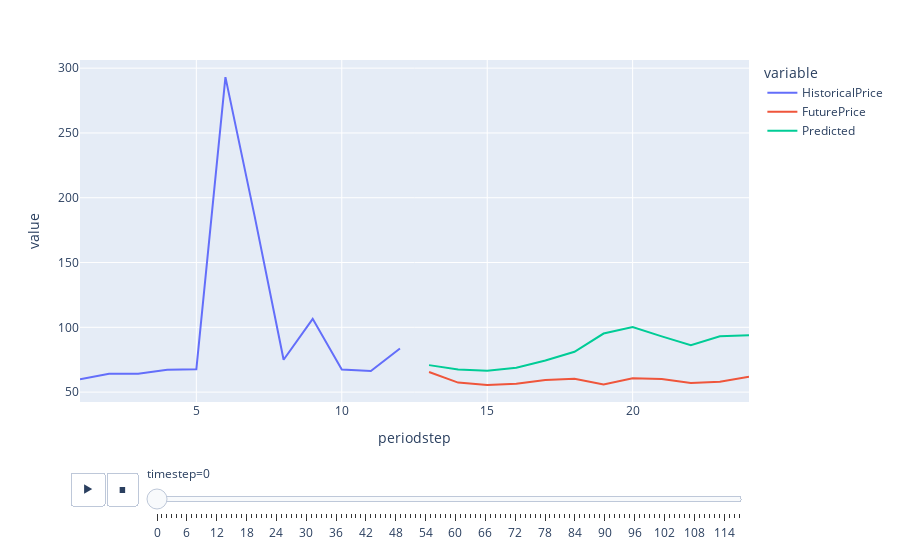

Notebook code for this chart:
### Code cell
import plotly.express as px

fig = px.line(ddf, x="periodstep", y=["HistoricalPrice", "FuturePrice", "Predicted"], animation_frame="timestep")
# fig.update_layout(height=700)  
fig.show()

### Figure 1 — Plotly figure (JSON) as saved in the notebook; plotly's stock layout.template omitted (floating-point values rounded to 4 significant figures)
{"data": [{"hovertemplate": "variable=HistoricalPrice<br>timestep=0<br>periodstep=%{x}<br>value=%{y}<extra></extra>", "legendgroup": "HistoricalPrice", "line": {"color": "#636efa", "dash": "solid"}, "marker": {"symbol": "circle"}, "mode": "lines", "name": "HistoricalPrice", "orientation": "v", "showlegend": true, "type": "scatter", "x": [1, 2, 3, 4, 5, 6, 7, 8, 9, 10, 11, 12, 13, 14, 15, 16, 17, 18, 19, 20, 21, 22, 23, 24], "xaxis": "x", "y": [59.91, 64.2, 64.15, 67.2, 67.58, 293.1, 186.2, 75, 106.6, 67.44, 66.31, 83.71, null, null, null, null, null, null, null, null, null, null, null, null], "yaxis": "y"}, {"hovertemplate": "variable=FuturePrice<br>timestep=0<br>periodstep=%{x}<br>value=%{y}<extra></extra>", "legendgroup": "FuturePrice", "line": {"color": "#EF553B", "dash": "solid"}, "marker": {"symbol": "circle"}, "mode": "lines", "name": "FuturePrice", "orientation": "v", "showlegend": true, "type": "scatter", "x": [1, 2, 3, 4, 5, 6, 7, 8, 9, 10, 11, 12, 13, 14, 15, 16, 17, 18, 19, 20, 21, 22, 23, 24], "xaxis": "x", "y": [null, null, null, null, null, null, null, null, null, null, null, null, 65.51, 57.34, 55.57, 56.42, 59.36, 60.26, 55.97, 60.71, 60.15, 57.11, 58.05, 61.79], "yaxis": "y"}, {"hovertemplate": "variable=Predicted<br>timestep=0<br>periodstep=%{x}<br>value=%{y}<extra></extra>", "legendgroup": "Predicted", "line": {"color": "#00cc96", "dash": "solid"}, "marker": {"symbol": "circle"}, "mode": "lines", "name": "Predicted", "orientation": "v", "showlegend": true, "type": "scatter", "x": [1, 2, 3, 4, 5, 6, 7, 8, 9, 10, 11, 12, 13, 14, 15, 16, 17, 18, 19, 20, 21, 22, 23, 24], "xaxis": "x", "y": [null, null, null, null, null, null, null, null, null, null, null, null, 70.82, 67.44, 66.41, 68.84, 74.34, 81.15, 95.19, 100.3, 93.01, 86.16, 93.16, 93.87], "yaxis": "y"}], "layout": {"legend": {"title": {"text": "variable"}, "tracegroupgap": 0}, "margin": {"t": 60}, "sliders": [{"active": 0, "currentvalue": {"prefix": "timestep="}, "len": 0.9, "pad": {"b": 10, "t": 60}, "steps": [{"args": [["0"], {"frame": {"duration": 0, "redraw": false}, "fromcurrent": true, "mode": "immediate", "transition": {"duration": 0, "easing": "linear"}}], "label": "0", "method": "animate"}, {"args": [["1"], {"frame": {"duration": 0, "redraw": false}, "fromcurrent": true, "mode": "immediate", "transition": {"duration": 0, "easing": "linear"}}], "label": "1", "method": "animate"}, {"args": [["2"], {"frame": {"duration": 0, "redraw": false}, "fromcurrent": true, "mode": "immediate", "transition": {"duration": 0, "easing": "linear"}}], "label": "2", "method": "animate"}, {"args": [["3"], {"frame": {"duration": 0, "redraw": false}, "fromcurrent": true, "mode": "immediate", "transition": {"duration": 0, "easing": "linear"}}], "label": "3", "method": "animate"}, {"args": [["4"], {"frame": {"duration": 0, "redraw": false}, "fromcurrent": true, "mode": "immediate", "transition": {"duration": 0, "easing": "linear"}}], "label": "4", "method": "animate"}, {"args": [["5"], {"frame": {"duration": 0, "redraw": false}, "fromcurrent": true, "mode": "immediate", "transition": {"duration": 0, "easing": "linear"}}], "label": "5", "method": "animate"}, {"args": [["6"], {"frame": {"duration": 0, "redraw": false}, "fromcurrent": true, "mode": "immediate", "transition": {"duration": 0, "easing": "linear"}}], "label": "6", "method": "animate"}, {"args": [["7"], {"frame": {"duration": 0, "redraw": false}, "fromcurrent": true, "mode": "immediate", "transition": {"duration": 0, "easing": "linear"}}], "label": "7", "method": "animate"}, {"args": [["8"], {"frame": {"duration": 0, "redraw": false}, "fromcurrent": true, "mode": "immediate", "transition": {"duration": 0, "easing": "linear"}}], "label": "8", "method": "animate"}, {"args": [["9"], {"frame": {"duration": 0, "redraw": false}, "fromcurrent": true, "mode": "immediate", "transition": {"duration": 0, "easing": "linear"}}], "label": "9", "method": "animate"}, {"args": [["10"], {"frame": {"duration": 0, "redraw": false}, "fromcurrent": true, "mode": "immediate", "transition": {"duration": 0, "easing": "linear"}}], "label": "10", "method": "animate"}, {"args": [["11"], {"frame": {"duration": 0, "redraw": false}, "fromcurrent": true, "mode": "immediate", "transition": {"duration": 0, "easing": "linear"}}], "label": "11", "method": "animate"}, {"args": [["12"], {"frame": {"duration": 0, "redraw": false}, "fromcurrent": true, "mode": "immediate", "transition": {"duration": 0, "easing": "linear"}}], "label": "12", "method": "animate"}, {"args": [["13"], {"frame": {"duration": 0, "redraw": false}, "fromcurrent": true, "mode": "immediate", "transition": {"duration": 0, "easing": "linear"}}], "label": "13", "method": "animate"}, {"args": [["14"], {"frame": {"duration": 0, "redraw": false}, "fromcurrent": true, "mode": "immediate", "transition": {"duration": 0, "easing": "linear"}}], "label": "14", "method": "animate"}, {"args": [["15"], {"frame": {"duration": 0, "redraw": false}, "fromcurrent": true, "mode": "immediate", "transition": {"duration": 0, "easing": "linear"}}], "label": "15", "method": "animate"}, {"args": [["16"], {"frame": {"duration": 0, "redraw": false}, "fromcurrent": true, "mode": "immediate", "transition": {"duration": 0, "easing": "linear"}}], "label": "16", "method": "animate"}, {"args": [["17"], {"frame": {"duration": 0, "redraw": false}, "fromcurrent": true, "mode": "immediate", "transition": {"duration": 0, "easing": "linear"}}], "label": "17", "method": "animate"}, {"args": [["18"], {"frame": {"duration": 0, "redraw": false}, "fromcurrent": true, "mode": "immediate", "transition": {"duration": 0, "easing": "linear"}}], "label": "18", "method": "animate"}, {"args": [["19"], {"frame": {"duration": 0, "redraw": false}, "fromcurrent": true, "mode": "immediate", "transition": {"duration": 0, "easing": "linear"}}], "label": "19", "method": "animate"}, {"args": [["20"], {"frame": {"duration": 0, "redraw": false}, "fromcurrent": true, "mode": "immediate", "transition": {"duration": 0, "easing": "linear"}}], "label": "20", "method": "animate"}, {"args": [["21"], {"frame": {"duration": 0, "redraw": false}, "fromcurrent": true, "mode": "immediate", "transition": {"duration": 0, "easing": "linear"}}], "label": "21", "method": "animate"}, {"args": [["22"], {"frame": {"duration": 0, "redraw": false}, "fromcurrent": true, "mode": "immediate", "transition": {"duration": 0, "easing": "linear"}}], "label": "22", "method": "animate"}, {"args": [["23"], {"frame": {"duration": 0, "redraw": false}, "fromcurrent": true, "mode": "immediate", "transition": {"duration": 0, "easing": "linear"}}], "label": "23", "method": "animate"}, {"args": [["24"], {"frame": {"duration": 0, "redraw": false}, "fromcurrent": true, "mode": "immediate", "transition": {"duration": 0, "easing": "linear"}}], "label": "24", "method": "animate"}, {"args": [["25"], {"frame": {"duration": 0, "redraw": false}, "fromcurrent": true, "mode": "immediate", "transition": {"duration": 0, "easing": "linear"}}], "label": "25", "method": "animate"}, {"args": [["26"], {"frame": {"duration": 0, "redraw": false}, "fromcurrent": true, "mode": "immediate", "transition": {"duration": 0, "easing": "linear"}}], "label": "26", "method": "animate"}, {"args": [["27"], {"frame": {"duration": 0, "redraw": false}, "fromcurrent": true, "mode": "immediate", "transition": {"duration": 0, "easing": "linear"}}], "label": "27", "method": "animate"}, {"args": [["28"], {"frame": {"duration": 0, "redraw": false}, "fromcurrent": true, "mode": "immediate", "transition": {"duration": 0, "easing": "linear"}}], "label": "28", "method": "animate"}, {"args": [["29"], {"frame": {"duration": 0, "redraw": false}, "fromcurrent": true, "mode": "immediate", "transition": {"duration": 0, "easing": "linear"}}], "label": "29", "method": "animate"}, {"args": [["30"], {"frame": {"duration": 0, "redraw": false}, "fromcurrent": true, "mode": "immediate", "transition": {"duration": 0, "easing": "linear"}}], "label": "30", "method": "animate"}, {"args": [["31"], {"frame": {"duration": 0, "redraw": false}, "fromcurrent": true, "mode": "immediate", "transition": {"duration": 0, "easing": "linear"}}], "label": "31", "method": "animate"}, {"args": [["32"], {"frame": {"duration": 0, "redraw": false}, "fromcurrent": true, "mode": "immediate", "transition": {"duration": 0, "easing": "linear"}}], "label": "32", "method": "animate"}, {"args": [["33"], {"frame": {"duration": 0, "redraw": false}, "fromcurrent": true, "mode": "immediate", "transition": {"duration": 0, "easing": "linear"}}], "label": "33", "method": "animate"}, {"args": [["34"], {"frame": {"duration": 0, "redraw": false}, "fromcurrent": true, "mode": "immediate", "transition": {"duration": 0, "easing": "linear"}}], "label": "34", "method": "animate"}, {"args": [["35"], {"frame": {"duration": 0, "redraw": false}, "fromcurrent": true, "mode": "immediate", "transition": {"duration": 0, "easing": "linear"}}], "label": "35", "method": "animate"}, {"args": [["36"], {"frame": {"duration": 0, "redraw": false}, "fromcurrent": true, "mode": "immediate", "transition": {"duration": 0, "easing": "linear"}}], "label": "36", "method": "animate"}, {"args": [["37"], {"frame": {"duration": 0, "redraw": false}, "fromcurrent": true, "mode": "immediate", "transition": {"duration": 0, "easing": "linear"}}], "label": "37", "method": "animate"}, {"args": [["38"], {"frame": {"duration": 0, "redraw": false}, "fromcurrent": true, "mode": "immediate", "transition": {"duration": 0, "easing": "linear"}}], "label": "38", "method": "animate"}, {"args": [["39"], {"frame": {"duration": 0, "redraw": false}, "fromcurrent": true, "mode": "immediate", "transition": {"duration": 0, "easing": "linear"}}], "label": "39", "method": "animate"}, {"args": [["40"], {"frame": {"duration": 0, "redraw": false}, "fromcurrent": true, "mode": "immediate", "transition": {"duration": 0, "easing": "linear"}}], "label": "40", "method": "animate"}, {"args": [["41"], {"frame": {"duration": 0, "redraw": false}, "fromcurrent": true, "mode": "immediate", "transition": {"duration": 0, "easing": "linear"}}], "label": "41", "method": "animate"}, {"args": [["42"], {"frame": {"duration": 0, "redraw": false}, "fromcurrent": true, "mode": "immediate", "transition": {"duration": 0, "easing": "linear"}}], "label": "42", "method": "animate"}, {"args": [["43"], {"frame": {"duration": 0, "redraw": false}, "fromcurrent": true, "mode": "immediate", "transition": {"duration": 0, "easing": "linear"}}], "label": "43", "method": "animate"}, {"args": [["44"], {"frame": {"duration": 0, "redraw": false}, "fromcurrent": true, "mode": "immediate", "transition": {"duration": 0, "easing": "linear"}}], "label": "44", "method": "animate"}, {"args": [["45"], {"frame": {"duration": 0, "redraw": false}, "fromcurrent": true, "mode": "immediate", "transition": {"duration": 0, "easing": "linear"}}], "label": "45", "method": "animate"}, {"args": [["46"], {"frame": {"duration": 0, "redraw": false}, "fromcurrent": true, "mode": "immediate", "transition": {"duration": 0, "easing": "linear"}}], "label": "46", "method": "animate"}, {"args": [["47"], {"frame": {"duration": 0, "redraw": false}, "fromcurrent": true, "mode": "immediate", "transition": {"duration": 0, "easing": "linear"}}], "label": "47", "method": "animate"}, {"args": [["48"], {"frame": {"duration": 0, "redraw": false}, "fromcurrent": true, "mode": "immediate", "transition": {"duration": 0, "easing": "linear"}}], "label": "48", "method": "animate"}, {"args": [["49"], {"frame": {"duration": 0, "redraw": false}, "fromcurrent": true, "mode": "immediate", "transition": {"duration": 0, "easing": "linear"}}], "label": "49", "method": "animate"}, {"args": [["50"], {"frame": {"duration": 0, "redraw": false}, "fromcurrent": true, "mode": "immediate", "transition": {"duration": 0, "easing": "linear"}}], "label": "50", "method": "animate"}, {"args": [["51"], {"frame": {"duration": 0, "redraw": false}, "fromcurrent": true, "mode": "immediate", "transition": {"duration": 0, "easing": "linear"}}], "label": "51", "method": "animate"}, {"args": [["52"], {"frame": {"duration": 0, "redraw": false}, "fromcurrent": true, "mode": "immediate", "transition": {"duration": 0, "easing": "linear"}}], "label": "52", "method": "animate"}, {"args": [["53"], {"frame": {"duration": 0, "redraw": false}, "fromcurrent": true, "mode": "immediate", "transition": {"duration": 0, "easing": "linear"}}], "label": "53", "method": "animate"}, {"args": [["54"], {"frame": {"duration": 0, "redraw": false}, "fromcurrent": true, "mode": "immediate", "transition": {"duration": 0, "easing": "linear"}}], "label": "54", "method": "animate"}, {"args": [["55"], {"frame": {"duration": 0, "redraw": false}, "fromcurrent": true, "mode": "immediate", "transition": {"duration": 0, "easing": "linear"}}], "label": "55", "method": "animate"}, {"args": [["56"], {"frame": {"duration": 0, "redraw": false}, "fromcurrent": true, "mode": "immediate", "transition": {"duration": 0, "easing": "linear"}}], "label": "56", "method": "animate"}, {"args": [["57"], {"frame": {"duration": 0, "redraw": false}, "fromcurrent": true, "mode": "immediate", "transition": {"duration": 0, "easing": "linear"}}], "label": "57", "method": "animate"}, {"args": [["58"], {"frame": {"duration": 0, "redraw": false}, "fromcurrent": true, "mode": "immediate", "transition": {"duration": 0, "easing": "linear"}}], "label": "58", "method": "animate"}, {"args": [["59"], {"frame": {"duration": 0, "redraw": false}, "fromcurrent": true, "mode": "immediate", "transition": {"duration": 0, "easing": "linear"}}], "label": "59", "method": "animate"}, {"args": [["60"], {"frame": {"duration": 0, "redraw": false}, "fromcurrent": true, "mode": "immediate", "transition": {"duration": 0, "easing": "linear"}}], "label": "60", "method": "animate"}, {"args": [["61"], {"frame": {"duration": 0, "redraw": false}, "fromcurrent": true, "mode": "immediate", "transition": {"duration": 0, "easing": "linear"}}], "label": "61", "method": "animate"}, {"args": [["62"], {"frame": {"duration": 0, "redraw": false}, "fromcurrent": true, "mode": "immediate", "transition": {"duration": 0, "easing": "linear"}}], "label": "62", "method": "animate"}, {"args": [["63"], {"frame": {"duration": 0, "redraw": false}, "fromcurrent": true, "mode": "immediate", "transition": {"duration": 0, "easing": "linear"}}], "label": "63", "method": "animate"}, {"args": [["64"], {"frame": {"duration": 0, "redraw": false}, "fromcurrent": true, "mode": "immediate", "transition": {"duration": 0, "easing": "linear"}}], "label": "64", "method": "animate"}, {"args": [["65"], {"frame": {"duration": 0, "redraw": false}, "fromcurrent": true, "mode": "immediate", "transition": {"duration": 0, "easing": "linear"}}], "label": "65", "method": "animate"}, {"args": [["66"], {"frame": {"duration": 0, "redraw": false}, "fromcurrent": true, "mode": "immediate", "transition": {"duration": 0, "easing": "linear"}}], "label": "66", "method": "animate"}, {"args": [["67"], {"frame": {"duration": 0, "redraw": false}, "fromcurrent": true, "mode": "immediate", "transition": {"duration": 0, "easing": "linear"}}], "label": "67", "method": "animate"}, {"args": [["68"], {"frame": {"duration": 0, "redraw": false}, "fromcurrent": true, "mode": "immediate", "transition": {"duration": 0, "easing": "linear"}}], "label": "68", "method": "animate"}, {"args": [["69"], {"frame": {"duration": 0, "redraw": false}, "fromcurrent": true, "mode": "immediate", "transition": {"duration": 0, "easing": "linear"}}], "label": "69", "method": "animate"}, {"args": [["70"], {"frame": {"duration": 0, "redraw": false}, "fromcurrent": true, "mode": "immediate", "transition": {"duration": 0, "easing": "linear"}}], "label": "70", "method": "animate"}, {"args": [["71"], {"frame": {"duration": 0, "redraw": false}, "fromcurrent": true, "mode": "immediate", "transition": {"duration": 0, "easing": "linear"}}], "label": "71", "method": "animate"}, {"args": [["72"], {"frame": {"duration": 0, "redraw": false}, "fromcurrent": true, "mode": "immediate", "transition": {"duration": 0, "easing": "linear"}}], "label": "72", "method": "animate"}, {"args": [["73"], {"frame": {"duration": 0, "redraw": false}, "fromcurrent": true, "mode": "immediate", "transition": {"duration": 0, "easing": "linear"}}], "label": "73", "method": "animate"}, {"args": [["74"], {"frame": {"duration": 0, "redraw": false}, "fromcurrent": true, "mode": "immediate", "transition": {"duration": 0, "easing": "linear"}}], "label": "74", "method": "animate"}, {"args": [["75"], {"frame": {"duration": 0, "redraw": false}, "fromcurrent": true, "mode": "immediate", "transition": {"duration": 0, "easing": "linear"}}], "label": "75", "method": "animate"}, {"args": [["76"], {"frame": {"duration": 0, "redraw": false}, "fromcurrent": true, "mode": "immediate", "transition": {"duration": 0, "easing": "linear"}}], "label": "76", "method": "animate"}, {"args": [["77"], {"frame": {"duration": 0, "redraw": false}, "fromcurrent": true, "mode": "immediate", "transition": {"duration": 0, "easing": "linear"}}], "label": "77", "method": "animate"}, {"args": [["78"], {"frame": {"duration": 0, "redraw": false}, "fromcurrent": true, "mode": "immediate", "transition": {"duration": 0, "easing": "linear"}}], "label": "78", "method": "animate"}, {"args": [["79"], {"frame": {"duration": 0, "redraw": false}, "fromcurrent": true, "mode": "immediate", "transition": {"duration": 0, "easing": "linear"}}], "label": "79", "method": "animate"}, {"args": [["80"], {"frame": {"duration": 0, "redraw": false}, "fromcurrent": true, "mode": "immediate", "transition": {"duration": 0, "easing": "linear"}}], "label": "80", "method": "animate"}, {"args": [["81"], {"frame": {"duration": 0, "redraw": false}, "fromcurrent": true, "mode": "immediate", "transition": {"duration": 0, "easing": "linear"}}], "label": "81", "method": "animate"}, {"args": [["82"], {"frame": {"duration": 0, "redraw": false}, "fromcurrent": true, "mode": "immediate", "transition": {"duration": 0, "easing": "linear"}}], "label": "82", "method": "animate"}, {"args": [["83"], {"frame": {"duration": 0, "redraw": false}, "fromcurrent": true, "mode": "immediate", "transition": {"duration": 0, "easing": "linear"}}], "label": "83", "method": "animate"}, {"args": [["84"], {"frame": {"duration": 0, "redraw": false}, "fromcurrent": true, "mode": "immediate", "transition": {"duration": 0, "easing": "linear"}}], "label": "84", "method": "animate"}, {"args": [["85"], {"frame": {"duration": 0, "redraw": false}, "fromcurrent": true, "mode": "immediate", "transition": {"duration": 0, "easing": "linear"}}], "label": "85", "method": "animate"}, {"args": [["86"], {"frame": {"duration": 0, "redraw": false}, "fromcurrent": true, "mode": "immediate", "transition": {"duration": 0, "easing": "linear"}}], "label": "86", "method": "animate"}, {"args": [["87"], {"frame": {"duration": 0, "redraw": false}, "fromcurrent": true, "mode": "immediate", "transition": {"duration": 0, "easing": "linear"}}], "label": "87", "method": "animate"}, {"args": [["88"], {"frame": {"duration": 0, "redraw": false}, "fromcurrent": true, "mode": "immediate", "transition": {"duration": 0, "easing": "linear"}}], "label": "88", "method": "animate"}, {"args": [["89"], {"frame": {"duration": 0, "redraw": false}, "fromcurrent": true, "mode": "immediate", "transition": {"duration": 0, "easing": "linear"}}], "label": "89", "method": "animate"}, {"args": [["90"], {"frame": {"duration": 0, "redraw": false}, "fromcurrent": true, "mode": "immediate", "transition": {"duration": 0, "easing": "linear"}}], "label": "90", "method": "animate"}, {"args": [["91"], {"frame": {"duration": 0, "redraw": false}, "fromcurrent": true, "mode": "immediate", "transition": {"duration": 0, "easing": "linear"}}], "label": "91", "method": "animate"}, {"args": [["92"], {"frame": {"duration": 0, "redraw": false}, "fromcurrent": true, "mode": "immediate", "transition": {"duration": 0, "easing": "linear"}}], "label": "92", "method": "animate"}, {"args": [["93"], {"frame": {"duration": 0, "redraw": false}, "fromcurrent": true, "mode": "immediate", "transition": {"duration": 0, "easing": "linear"}}], "label": "93", "method": "animate"}, {"args": [["94"], {"frame": {"duration": 0, "redraw": false}, "fromcurrent": true, "mode": "immediate", "transition": {"duration": 0, "easing": "linear"}}], "label": "94", "method": "animate"}, {"args": [["95"], {"frame": {"duration": 0, "redraw": false}, "fromcurrent": true, "mode": "immediate", "transition": {"duration": 0, "easing": "linear"}}], "label": "95", "method": "animate"}, {"args": [["96"], {"frame": {"duration": 0, "redraw": false}, "fromcurrent": true, "mode": "immediate", "transition": {"duration": 0, "easing": "linear"}}], "label": "96", "method": "animate"}, {"args": [["97"], {"frame": {"duration": 0, "redraw": false}, "fromcurrent": true, "mode": "immediate", "transition": {"duration": 0, "easing": "linear"}}], "label": "97", "method": "animate"}, {"args": [["98"], {"frame": {"duration": 0, "redraw": false}, "fromcurrent": true, "mode": "immediate", "transition": {"duration": 0, "easing": "linear"}}], "label": "98", "method": "animate"}, {"args": [["99"], {"frame": {"duration": 0, "redraw": false}, "fromcurrent": true, "mode": "immediate", "transition": {"duration": 0, "easing": "linear"}}], "label": "99", "method": "animate"}, {"args": [["100"], {"frame": {"duration": 0, "redraw": false}, "fromcurrent": true, "mode": "immediate", "transition": {"duration": 0, "easing": "linear"}}], "label": "100", "method": "animate"}, {"args": [["101"], {"frame": {"duration": 0, "redraw": false}, "fromcurrent": true, "mode": "immediate", "transition": {"duration": 0, "easing": "linear"}}], "label": "101", "method": "animate"}, {"args": [["102"], {"frame": {"duration": 0, "redraw": false}, "fromcurrent": true, "mode": "immediate", "transition": {"duration": 0, "easing": "linear"}}], "label": "102", "method": "animate"}, {"args": [["103"], {"frame": {"duration": 0, "redraw": false}, "fromcurrent": true, "mode": "immediate", "transition": {"duration": 0, "easing": "linear"}}], "label": "103", "method": "animate"}, {"args": [["104"], {"frame": {"duration": 0, "redraw": false}, "fromcurrent": true, "mode": "immediate", "transition": {"duration": 0, "easing": "linear"}}], "label": "104", "method": "animate"}, {"args": [["105"], {"frame": {"duration": 0, "redraw": false}, "fromcurrent": true, "mode": "immediate", "transition": {"duration": 0, "easing": "linear"}}], "label": "105", "method": "animate"}, {"args": [["106"], {"frame": {"duration": 0, "redraw": false}, "fromcurrent": true, "mode": "immediate", "transition": {"duration": 0, "easing": "linear"}}], "label": "106", "method": "animate"}, {"args": [["107"], {"frame": {"duration": 0, "redraw": false}, "fromcurrent": true, "mode": "immediate", "transition": {"duration": 0, "easing": "linear"}}], "label": "107", "method": "animate"}, {"args": [["108"], {"frame": {"duration": 0, "redraw": false}, "fromcurrent": true, "mode": "immediate", "transition": {"duration": 0, "easing": "linear"}}], "label": "108", "method": "animate"}, {"args": [["109"], {"frame": {"duration": 0, "redraw": false}, "fromcurrent": true, "mode": "immediate", "transition": {"duration": 0, "easing": "linear"}}], "label": "109", "method": "animate"}, {"args": [["110"], {"frame": {"duration": 0, "redraw": false}, "fromcurrent": true, "mode": "immediate", "transition": {"duration": 0, "easing": "linear"}}], "label": "110", "method": "animate"}, {"args": [["111"], {"frame": {"duration": 0, "redraw": false}, "fromcurrent": true, "mode": "immediate", "transition": {"duration": 0, "easing": "linear"}}], "label": "111", "method": "animate"}, {"args": [["112"], {"frame": {"duration": 0, "redraw": false}, "fromcurrent": true, "mode": "immediate", "transition": {"duration": 0, "easing": "linear"}}], "label": "112", "method": "animate"}, {"args": [["113"], {"frame": {"duration": 0, "redraw": false}, "fromcurrent": true, "mode": "immediate", "transition": {"duration": 0, "easing": "linear"}}], "label": "113", "method": "animate"}, {"args": [["114"], {"frame": {"duration": 0, "redraw": false}, "fromcurrent": true, "mode": "immediate", "transition": {"duration": 0, "easing": "linear"}}], "label": "114", "method": "animate"}, {"args": [["115"], {"frame": {"duration": 0, "redraw": false}, "fromcurrent": true, "mode": "immediate", "transition": {"duration": 0, "easing": "linear"}}], "label": "115", "method": "animate"}, {"args": [["116"], {"frame": {"duration": 0, "redraw": false}, "fromcurrent": true, "mode": "immediate", "transition": {"duration": 0, "easing": "linear"}}], "label": "116", "method": "animate"}, {"args": [["117"], {"frame": {"duration": 0, "redraw": false}, "fromcurrent": true, "mode": "immediate", "transition": {"duration": 0, "easing": "linear"}}], "label": "117", "method": "animate"}], "x": 0.1, "xanchor": "left", "y": 0, "yanchor": "top"}], "updatemenus": [{"buttons": [{"args": [null, {"frame": {"duration": 500, "redraw": false}, "fromcurrent": true, "mode": "immediate", "transition": {"duration": 500, "easing": "linear"}}], "label": "&#9654;", "method": "animate"}, {"args": [[null], {"frame": {"duration": 0, "redraw": false}, "fromcurrent": true, "mode": "immediate", "transition": {"duration": 0, "easing": "linear"}}], "label": "&#9724;", "method": "animate"}], "direction": "left", "pad": {"r": 10, "t": 70}, "showactive": false, "type": "buttons", "x": 0.1, "xanchor": "right", "y": 0, "yanchor": "top"}], "xaxis": {"anchor": "y", "domain": [0, 1], "title": {"text": "periodstep"}}, "yaxis": {"anchor": "x", "domain": [0, 1], "title": {"text": "value"}}}}
